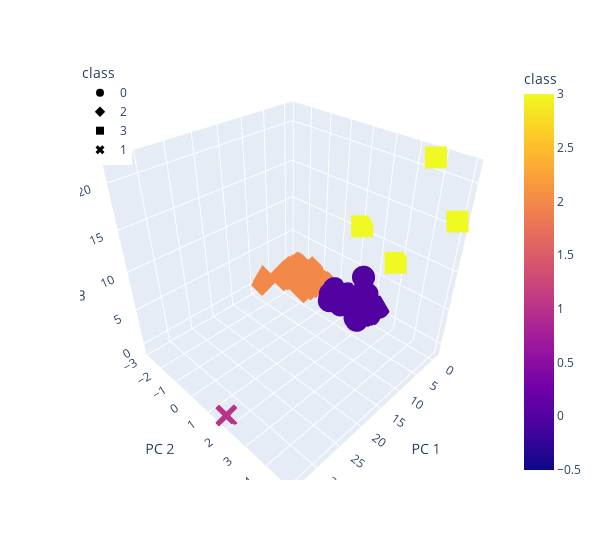

The cell this chart's notebook holds for it:
### Code cell
# Create 3D scatter plot
fig = px.scatter_3d(clustered_df, x="PC 1", y="PC 2", z="PC 3", color="class", symbol="class", hover_name="CoinName",
                    hover_data=["Algorithm"], width=600)
fig.update_layout(legend=dict(x=0, y=1))
fig.show()

### Figure 1 — Plotly figure (JSON) as saved in the notebook; plotly's stock layout.template omitted (floating-point values rounded to 4 significant figures; data arrays with more than 128 entries replaced by an {"elided": "..."} marker saying what was removed)
{"data": [{"customdata": {"elided": "288x1 str values"}, "hovertemplate": "<b>%{hovertext}</b><br><br>class=%{marker.color}<br>PC 1=%{x}<br>PC 2=%{y}<br>PC 3=%{z}<br>Algorithm=%{customdata[0]}<extra></extra>", "hovertext": {"elided": "288 str values"}, "legendgroup": "0", "marker": {"color": {"elided": "288 int values"}, "coloraxis": "coloraxis", "symbol": "circle"}, "mode": "markers", "name": "0", "scene": "scene", "showlegend": true, "type": "scatter3d", "x": {"elided": "288 float values"}, "y": {"elided": "288 float values"}, "z": {"elided": "288 float values"}}, {"customdata": {"elided": "231x1 str values"}, "hovertemplate": "<b>%{hovertext}</b><br><br>class=%{marker.color}<br>PC 1=%{x}<br>PC 2=%{y}<br>PC 3=%{z}<br>Algorithm=%{customdata[0]}<extra></extra>", "hovertext": {"elided": "231 str values"}, "legendgroup": "2", "marker": {"color": {"elided": "231 int values"}, "coloraxis": "coloraxis", "symbol": "diamond"}, "mode": "markers", "name": "2", "scene": "scene", "showlegend": true, "type": "scatter3d", "x": {"elided": "231 float values"}, "y": {"elided": "231 float values"}, "z": {"elided": "231 float values"}}, {"customdata": [["SHA-256 + Hive"], ["Proof-of-Authority"], ["SHA3-256"], ["Leased POS"]], "hovertemplate": "<b>%{hovertext}</b><br><br>class=%{marker.color}<br>PC 1=%{x}<br>PC 2=%{y}<br>PC 3=%{z}<br>Algorithm=%{customdata[0]}<extra></extra>", "hovertext": ["LitecoinCash", "Poa Network", "Fiii", "Waves"], "legendgroup": "3", "marker": {"color": [3, 3, 3, 3], "coloraxis": "coloraxis", "symbol": "square"}, "mode": "markers", "name": "3", "scene": "scene", "showlegend": true, "type": "scatter3d", "x": [-0.2761, -0.2857, -0.4712, -0.4986], "y": [4.949, 2.868, 1.124, 3.761], "z": [16.15, 8.468, 10.97, 21.55]}, {"customdata": [["TRC10"]], "hovertemplate": "<b>%{hovertext}</b><br><br>class=%{marker.color}<br>PC 1=%{x}<br>PC 2=%{y}<br>PC 3=%{z}<br>Algorithm=%{customdata[0]}<extra></extra>", "hovertext": ["BitTorrent"], "legendgroup": "1", "marker": {"color": [1], "coloraxis": "coloraxis", "symbol": "x"}, "mode": "markers", "name": "1", "scene": "scene", "showlegend": true, "type": "scatter3d", "x": [33.81], "y": [1.714], "z": [-0.9969]}], "layout": {"coloraxis": {"colorbar": {"title": {"text": "class"}}, "colorscale": [[0, "#0d0887"], [0.1111, "#46039f"], [0.2222, "#7201a8"], [0.3333, "#9c179e"], [0.4444, "#bd3786"], [0.5556, "#d8576b"], [0.6667, "#ed7953"], [0.7778, "#fb9f3a"], [0.8889, "#fdca26"], [1, "#f0f921"]]}, "legend": {"title": {"text": "class"}, "tracegroupgap": 0, "x": 0, "y": 1}, "margin": {"t": 60}, "scene": {"domain": {"x": [0, 1], "y": [0, 1]}, "xaxis": {"title": {"text": "PC 1"}}, "yaxis": {"title": {"text": "PC 2"}}, "zaxis": {"title": {"text": "PC 3"}}}, "width": 600}}
